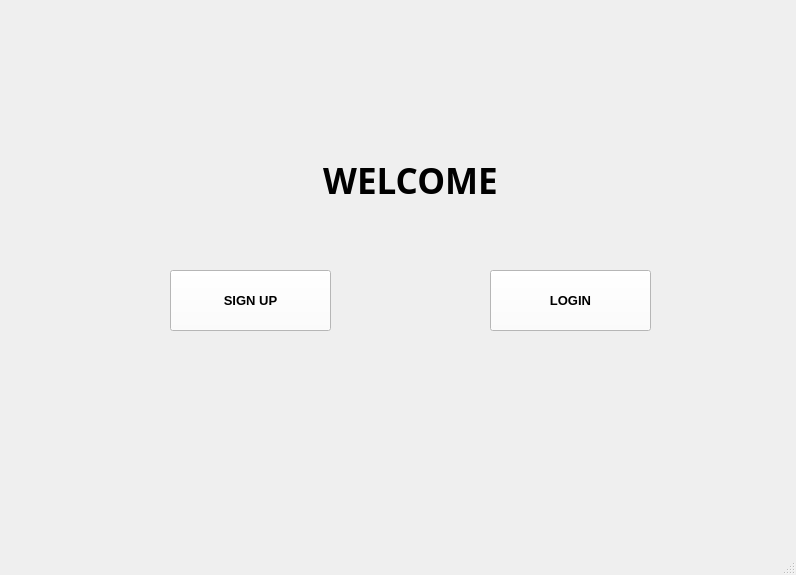
<?xml version="1.0" encoding="UTF-8"?>
<ui version="4.0">
 <class>MainWindow</class>
 <widget class="QMainWindow" name="MainWindow">
  <property name="geometry">
   <rect>
    <x>0</x>
    <y>0</y>
    <width>796</width>
    <height>575</height>
   </rect>
  </property>
  <property name="font">
   <font>
    <weight>50</weight>
    <bold>false</bold>
   </font>
  </property>
  <property name="windowTitle">
   <string>MainWindow</string>
  </property>
  <widget class="QWidget" name="centralwidget">
   <widget class="QLabel" name="label">
    <property name="geometry">
     <rect>
      <x>140</x>
      <y>150</y>
      <width>541</width>
      <height>61</height>
     </rect>
    </property>
    <property name="font">
     <font>
      <family>Arial Black</family>
      <pointsize>26</pointsize>
      <weight>75</weight>
      <bold>true</bold>
     </font>
    </property>
    <property name="text">
     <string>WELCOME</string>
    </property>
    <property name="alignment">
     <set>Qt::AlignCenter</set>
    </property>
   </widget>
   <widget class="QPushButton" name="signupbutton">
    <property name="geometry">
     <rect>
      <x>170</x>
      <y>270</y>
      <width>161</width>
      <height>61</height>
     </rect>
    </property>
    <property name="font">
     <font>
      <pointsize>10</pointsize>
      <weight>75</weight>
      <bold>true</bold>
     </font>
    </property>
    <property name="styleSheet">
     <string notr="true">background-color: rgb(255, 255, 255);</string>
    </property>
    <property name="text">
     <string>SIGN UP</string>
    </property>
   </widget>
   <widget class="QPushButton" name="loginbutton">
    <property name="geometry">
     <rect>
      <x>490</x>
      <y>270</y>
      <width>161</width>
      <height>61</height>
     </rect>
    </property>
    <property name="font">
     <font>
      <pointsize>10</pointsize>
      <weight>75</weight>
      <bold>true</bold>
     </font>
    </property>
    <property name="styleSheet">
     <string notr="true">background-color: rgb(255, 255, 255);</string>
    </property>
    <property name="text">
     <string>LOGIN</string>
    </property>
   </widget>
   <widget class="QLabel" name="label_2">
    <property name="geometry">
     <rect>
      <x>0</x>
      <y>0</y>
      <width>801</width>
      <height>541</height>
     </rect>
    </property>
    <property name="text">
     <string/>
    </property>
    <property name="pixmap">
     <pixmap>../../bg.jpeg</pixmap>
    </property>
   </widget>
   <zorder>label_2</zorder>
   <zorder>label</zorder>
   <zorder>signupbutton</zorder>
   <zorder>loginbutton</zorder>
  </widget>
  <widget class="QMenuBar" name="menubar">
   <property name="geometry">
    <rect>
     <x>0</x>
     <y>0</y>
     <width>796</width>
     <height>26</height>
    </rect>
   </property>
  </widget>
  <widget class="QStatusBar" name="statusbar"/>
 </widget>
 <resources/>
 <connections/>
</ui>
